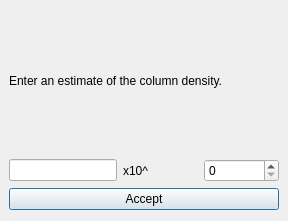
<?xml version="1.0" encoding="UTF-8"?>
<ui version="4.0">
 <class>ColumnDensityDialog</class>
 <widget class="QDialog" name="ColumnDensityDialog">
  <property name="geometry">
   <rect>
    <x>0</x>
    <y>0</y>
    <width>288</width>
    <height>221</height>
   </rect>
  </property>
  <property name="windowTitle">
   <string>Initial Column Density</string>
  </property>
  <widget class="QWidget" name="verticalLayoutWidget">
   <property name="geometry">
    <rect>
     <x>9</x>
     <y>9</y>
     <width>270</width>
     <height>201</height>
    </rect>
   </property>
   <layout class="QVBoxLayout" name="verticalLayout">
    <item>
     <widget class="QLabel" name="label">
      <property name="text">
       <string>Enter an estimate of the column density.</string>
      </property>
      <property name="wordWrap">
       <bool>true</bool>
      </property>
     </widget>
    </item>
    <item>
     <layout class="QHBoxLayout" name="horizontalLayout">
      <item>
       <widget class="QLineEdit" name="columnDensity_edit">
        <property name="sizePolicy">
         <sizepolicy hsizetype="Minimum" vsizetype="Fixed">
          <horstretch>0</horstretch>
          <verstretch>0</verstretch>
         </sizepolicy>
        </property>
       </widget>
      </item>
      <item>
       <widget class="QLabel" name="label_2">
        <property name="text">
         <string>x10^</string>
        </property>
       </widget>
      </item>
      <item>
       <widget class="QSpinBox" name="exponent_rollbox">
        <property name="maximum">
         <number>20</number>
        </property>
       </widget>
      </item>
     </layout>
    </item>
    <item>
     <widget class="QPushButton" name="columnDensityAccept_button">
      <property name="text">
       <string>Accept</string>
      </property>
     </widget>
    </item>
   </layout>
  </widget>
 </widget>
 <resources/>
 <connections/>
</ui>
